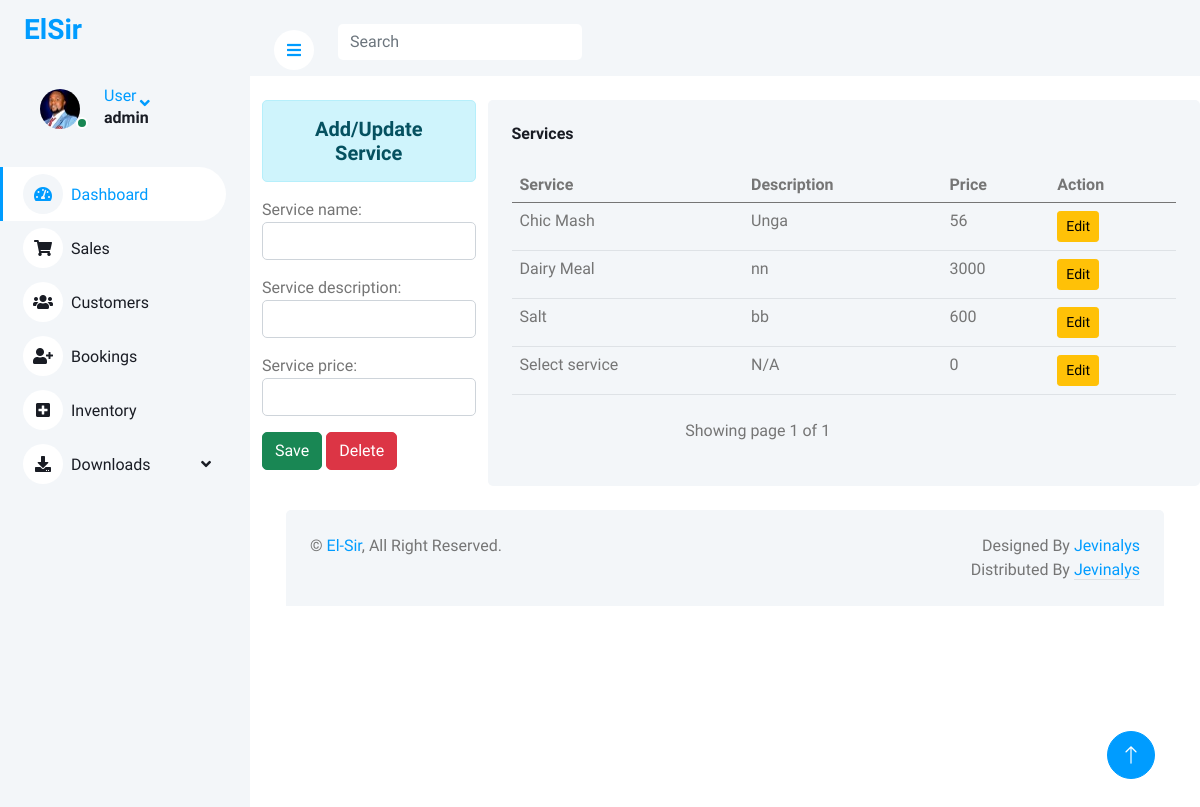
The app's page /Inventory/ (signed in) with its own data.
### elsiruser/models.py (models this page shows, shortened)
class Service(models.Model):
    service_name = models.CharField(max_length=266)
    service_description = models.CharField(max_length=266, null=True)
    service_price = models.IntegerField(null=True)

### elsiruser/views.py (the view)
# urls.py: path('Inventory/',views.Inventory, name="Inventory"),
@login_required(login_url='login')
def Inventory(request):
    services = Service.objects.all().order_by('service_name')
    form =ServiceForm()
    paginator = Paginator(services,8)
    page_number = request.GET.get('page')
    page_obj =Paginator.get_page(paginator, page_number)
    context = {'services':services,'form':form,'page_obj':page_obj}
    return render(request,'Inventory.html',context)

### elsiruser/forms.py
class ServiceForm(ModelForm):
    class Meta:
        model = Service
        fields = ['service_name','service_description','service_price']
        widgets = {
            'service_name': forms.TextInput(attrs={'class':'form-control', 'id':'servicenameid'}),
            'service_description': forms.TextInput(attrs={'class':'form-control', 'id':'descriptionid'}),
            'service_price': forms.TextInput(attrs={'class':'form-control', 'id':'servPriceid'})
        }

### elsiruser/templates/Inventory.html (shortened to what this page needs)
{% extends 'base.html' %}
{% load static %}
{% block content %}
{%include 'sidebar.html' %}
<div class="content">
    <nav class="navbar navbar-expand bg-light navbar-light sticky-top px-4 py-0">
        <a href="#" class="sidebar-toggler flex-shrink-0">
            <i class="fa fa-bars"></i>
        </a>
        <form class="d-none d-md-flex ms-4">
            <input class="form-control border-0" type="search" placeholder="Search">
        </form>
    </nav>
    <br>
    <div class="container-fluid">
        <div class="row">
            <div class="col-sm-3">
                <h5 class="text-center alert alert-info">Add/Update Service</h5>
                <form action="" method="POST" name="sform" id="sform">
                    {{form.as_p}}
                    <input type="button" class="btn btn-success" value="Save" id="servicesave">
                    <input type="button" value="Delete" class="btn btn-danger btn-del" id="delbutton"
                        data-sid="{{service.id}}">
                </form>
            </div>
            <div class="bg-light text-center rounded p-4 col-sm-9">
                <div class="d-flex align-items-center justify-content-between mb-4">
                    <h6 class="mb-0">Services</h6>
                </div>
                <table class="table table-hover">
                    <thead>
                        <tr>
                            <th scope="col">Service</th>
                            <th scope="col">Description</th>
                            <th scope="col">Price</th>
                            <th scope="col">Action</th>
                        </tr>
                    </thead>
                    <tbody id="tbody">
                        {% for service in page_obj %}
                        <tr>
                            <td>{{service.service_name}}</td>
                            <td>{{service.service_description}}</td>
                            <td>{{service.service_price}}</td>
                            <td> <input type="button" value="Edit" class="btn btn-warning btn-sm btn-edit"
                                    data-sid="{{service.id}}"></td>
                        </tr>
                        {% endfor %}
                    </tbody>
                </table>
                <div class="pagination-container pt-2">
                    <div class="row">
                        <div class="col-md-9">
                            Showing page {{page_obj.number}} of {{ page_obj.paginator.num_pages }}
                          </div>
                          <ul class="pagination align-right float-right mr-auto , col-md-3">
                            </ul>
                    </div>
                </div>
            </div>
        </div>
        {% endblock %}

### elsiruser/templates/sidebar.html (shortened to what this page needs)
{% load static %}
<div class="sidebar pe-4 pb-3">
    <nav class="navbar bg-light navbar-light">
        <a href="dashboard.html" class="navbar-brand mx-4 mb-3">
            <h3 class="text-primary"></i>ElSir</h3>
        </a>
        {% if user.is_authenticated %}
            <div class="nav-item dropdown">
                <a href="#" class="nav-link dropdown-toggle" data-bs-toggle="dropdown">
                    <div class="d-flex align-items-center ms-4 mb-4">
                        <div class="position-relative">
                            <img class="rounded-circle me-lg-2" src="{% static 'elsiruser/img/user1.jpg' %}" alt="" style="width: 40px; height: 40px;">
                            <div class="bg-success rounded-circle border border-2 border-white position-absolute end-0 bottom-0 p-1"></div>
                        </div>
                        <div class="ms-3">
                            <span class="d-none d-lg-inline-flex">User</span>
                            <h6>{{user.username}}</h6>
                        </div>
                    </div>
                </a>
            </div>
        {% else %}
            <a href="{%url 'login' %}" class="dropdown-item">LogIn</a>
        {% endif %}
        <div class="navbar-nav w-100">
            <a href="{% url 'dashboard' %}" class="nav-item nav-link active"><i class="fa fa-tachometer-alt me-2"></i>Dashboard</a>
            <a href="{% url 'sales' %}" class="nav-item nav-link"><i class="fa fa-shopping-cart me-2"></i>Sales</a>
            <a href="{% url 'customers' %}" class="nav-item nav-link"><i class="fa fa-users me-2"></i>Customers</a>
            <a href="{% url 'bookings' %}" class="nav-item nav-link"><i class="fa fa-user-plus me-2"></i>Bookings</a>
            <a href="{% url 'Inventory' %}" class="nav-item nav-link"><i class="fa fa-plus-square me-2"></i>Inventory</a>
            <div class="nav-item dropdown">
                <a href="#" class="nav-link dropdown-toggle" data-bs-toggle="dropdown"><i class="fa fa-download me-2"></i>Downloads</a>
            </div>
        </div>
    </nav>
</div>

### static/elsiruser/css/style.css (style rules this page uses)
:root { --primary: #009CFF; --light: #F3F6F9; --dark: #191C24; }
.btn { transition: .5s; }
.sidebar { position: fixed; top: 0; left: 0; bottom: 0; width: 250px; height: 100vh; overflow-y: auto; background: var(--light); transition: 0.5s; z-index: 999; }
.content { margin-left: 250px; min-height: 100vh; background: #FFFFFF; transition: 0.5s; }
@media (min-width: 992px) { .sidebar { margin-left: 0; } }
@media (min-width: 992px) { .content { width: calc(100% - 250px); } }
.sidebar .navbar .navbar-nav .nav-link { padding: 7px 20px; color: var(--dark); font-weight: 500; border-left: 3px solid var(--light); border-radius: 0 30px 30px 0; outline: none; }
.sidebar .navbar .navbar-nav .nav-link:hover, .sidebar .navbar .navbar-nav .nav-link.active { color: var(--primary); background: #FFFFFF; border-color: var(--primary); }
.sidebar .navbar .navbar-nav .nav-link i { width: 40px; height: 40px; display: inline-flex; align-items: center; justify-content: center; background: #FFFFFF; border-radius: 40px; }
.sidebar .navbar .navbar-nav .nav-link:hover i, .sidebar .navbar .navbar-nav .nav-link.active i { background: var(--light); }
.sidebar .navbar .dropdown-toggle::after { position: absolute; top: 15px; right: 15px; border: none; content: "\f107"; font-family: "Font Awesome 5 Free"; font-weight: 900; transition: .5s; }
.content .navbar .sidebar-toggler, .content .navbar .navbar-nav .nav-link i { width: 40px; height: 40px; display: inline-flex; align-items: center; justify-content: center; background: #FFFFFF; border-radius: 40px; }

### records on screen
Service: service_name "Chic Mash", service_description "Unga", service_price "56"
Service: service_name "Dairy Meal", service_description "nn", service_price "3000"
Service: service_name "Salt", service_description "bb", service_price "600"
Service: service_name "Select service", service_description "N/A", service_price "0"

### other values on screen
{{ user.username }} "admin"
{{ page_obj.number }} "1"
{{ page_obj.paginator.num_pages }} "1"
